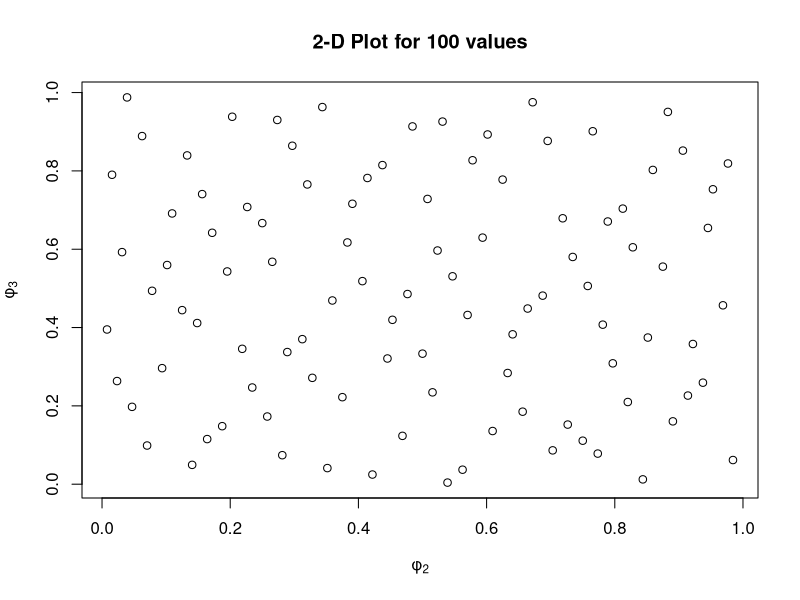
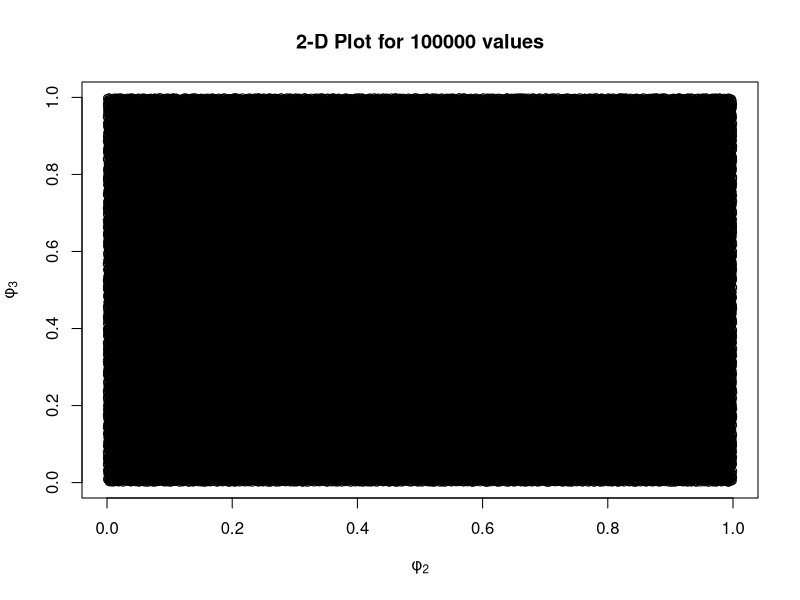

Source code (R) for these figures, in order:
total=100000
a1_ans=c(1:total)
a2_ans=c(1:total)

base1=2
base2=3

for(i in 1:total){
  k=i
  j=1
  ans=as.double(0)
  while(k>0){
    r=k%%base1
    k=floor(k/base1)
    ans=ans+(r)*(1/(base1)^j)
    j=j+1 
  }
  a1_ans[i]=ans
  
  k=i
  j=1
  ans=as.double(0)
  while(k>0){
    r=k%%base2
    k=floor(k/base2)
    ans=ans+(r)*(1/(base2)^j)
    j=j+1 
  }
  a2_ans[i]=ans
}

for1_100=c(1:100)
for2_100=c(1:100)

for(i in 1:100){
  for1_100[i]=a1_ans[i]
  for2_100[i]=a2_ans[i]
}


plot(for1_100,for2_100,xlab=expression("φ"[2]),ylab=expression('φ'[3]),main="2-D Plot for 100 values")
plot(a1_ans,a2_ans,xlab=expression('φ'[2]),ylab=expression('φ'[3]),main="2-D Plot for 100000 values")



